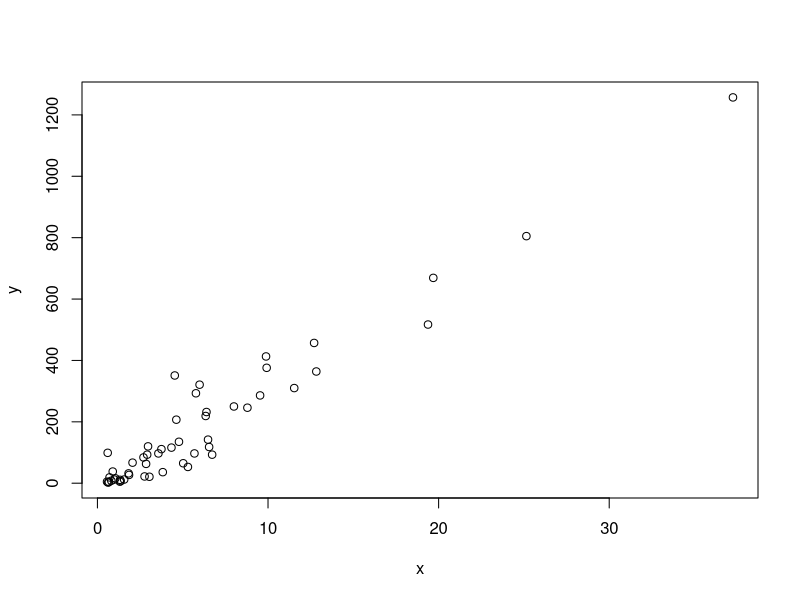
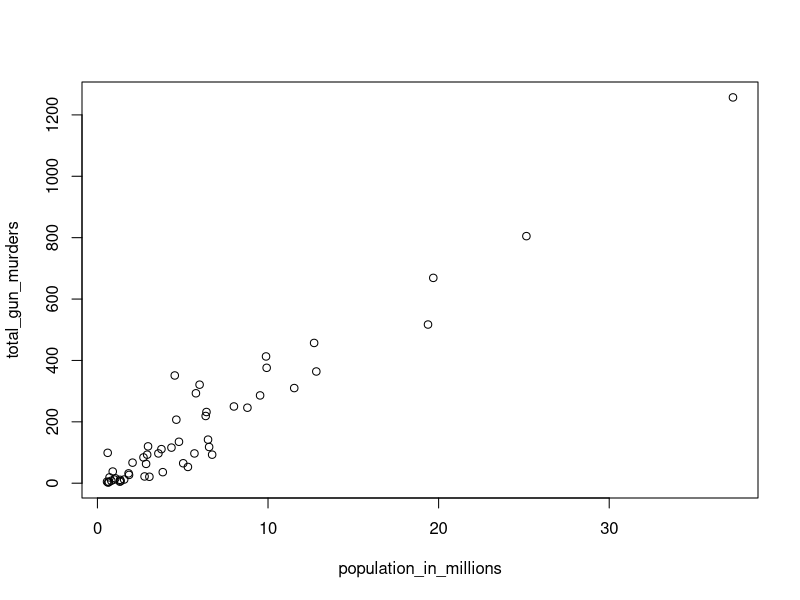
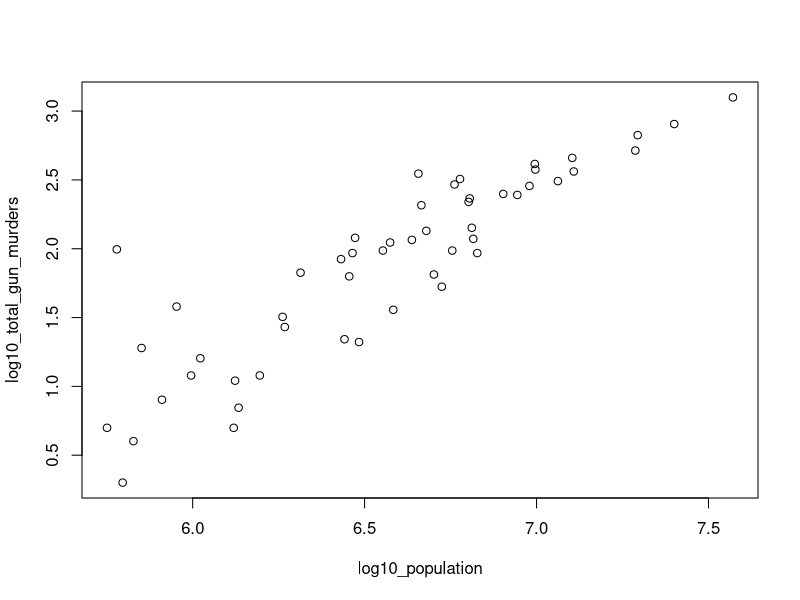

The R script that drew these images, in order:
library(dslabs)
data(murders)

# a simple scatterplot of total murders versus population
x <- murders$population /10^6
y <- murders$total
plot(x, y)

update


population_in_millions <- murders$population/10^6
total_gun_murders <- murders$total

plot(population_in_millions, total_gun_murders)

# Transform population using the log10 transformation and save to object log10_population
log10_population <- log10(murders$population)

# Transform total gun murders using log10 transformation and save to object log10_total_gun_murders
log10_total_gun_murders <- log10(total_gun_murders)

# Create a scatterplot with the log scale transformed population and murders 
plot(log10_population, log10_total_gun_murders)
